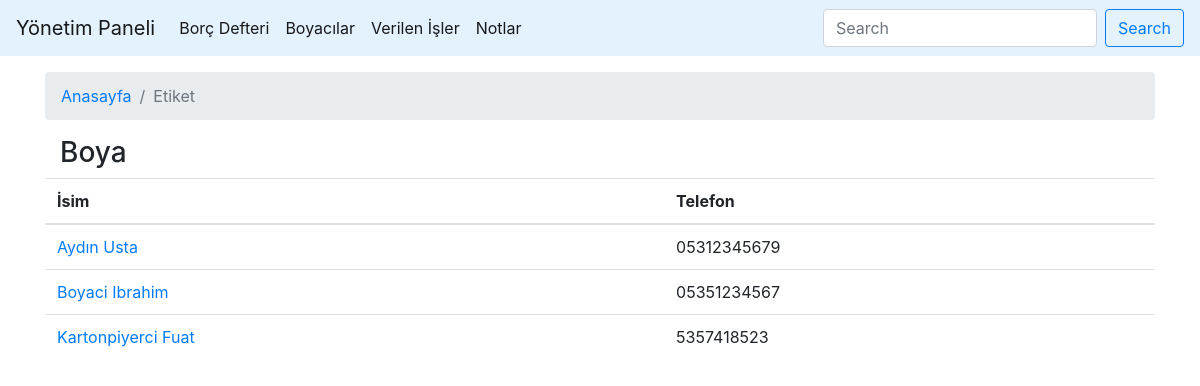
The page /etiket/1 on the database as committed earlier.
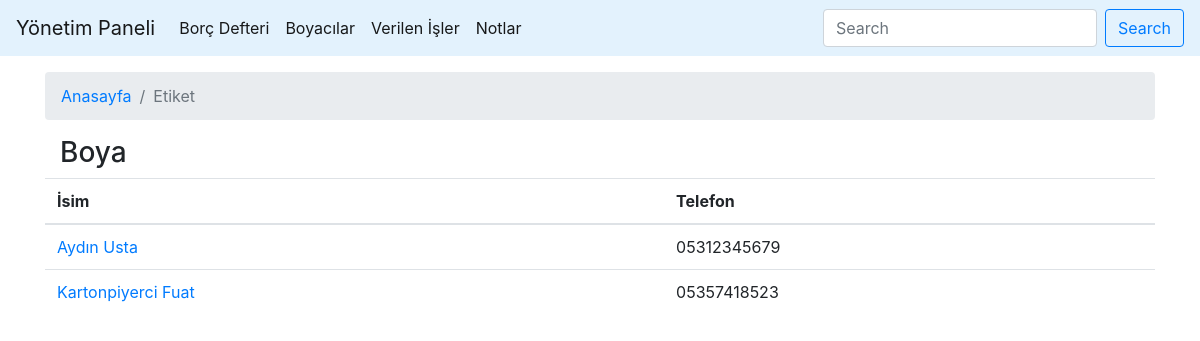
The same page on the database as committed later.
### boya/models.py (models this page shows, shortened)
class Boyaci(models.Model):
    isim = models.CharField(max_length=100)
    telefon_no = models.CharField(max_length=11)
    kayit_tarihi = models.DateTimeField(auto_now_add=True)
    aciklama = models.TextField()
    boyaci_etiket = models.ManyToManyField(Etiket, related_name="boyacilar")
    class Meta:
        verbose_name = "Boyacı"
        verbose_name_plural = "Boyacılar"

### boya/views.py (the view)
# urls.py: path('etiket/<id>', views.etiket, name="etiket"),
def etiket(request, id):
    etiket = Etiket.objects.get(id=id)
    return render(request, 'etiket.html', {'etiket': etiket})

### templates/etiket.html
{% extends 'base.html' %}
{% block content %}
<div class="container mt-3">
      <nav aria-label="breadcrumb">
        <ol class="breadcrumb">
          <li class="breadcrumb-item"><a href="/">Anasayfa</a></li>
          <li class="breadcrumb-item active" aria-current="page">Etiket</li>
        </ol>
      </nav>
<div class="col-12">
    <h3>{{etiket.etiket_adi|title}}</h3>
</div>
<table class="table table-hover">
  <thead>
    <tr>
      <th scope="col">İsim</th>
      <th scope="col">Telefon</th>
    </tr>
  </thead>
  <tbody>
  {% for boyaci in etiket.boyacilar.all %}
    <tr>
      <td><a href="{% url 'boyaci_ayrinti' boyaci.id%}">{{ boyaci.isim|title }}</a></td>
      <td>{{ boyaci.telefon_no }}</td>
    </tr>
  {% endfor %}
  </tbody>
  </table>
</div>
{% endblock content %}

Rows that differ between the two databases and show on the page:
removed Boyaci: isim "Boyaci Ibrahim", telefon_no "05351234567"
changed Boyaci "Kartonpiyerci Fuat": telefon_no "5357418523" → "05357418523"
